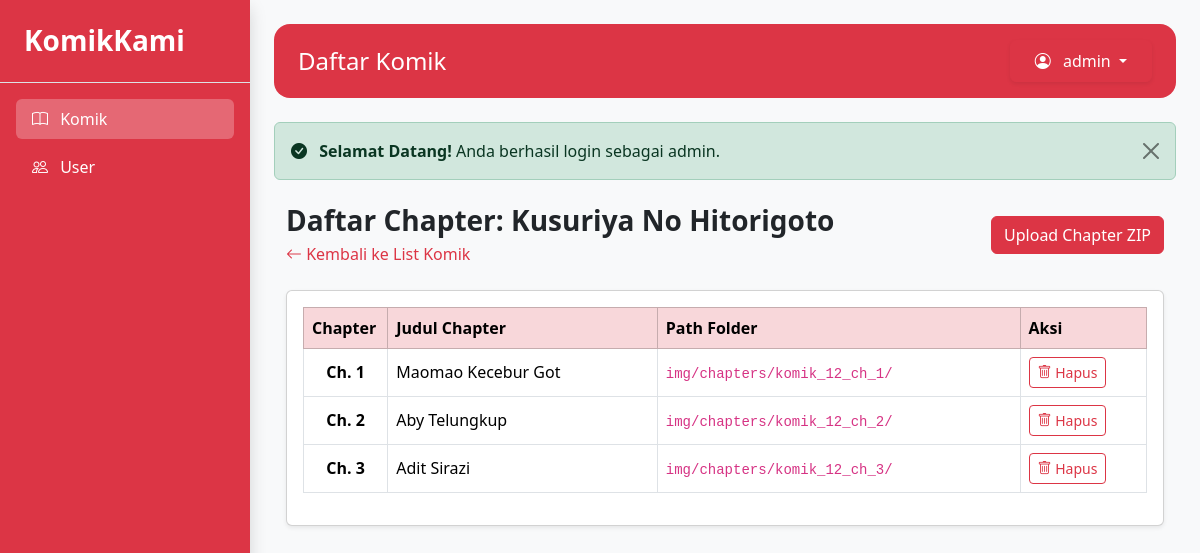
The app's page /?aksi=admin_chapter&id_komik=12 (signed in) with its own data.
### tables this page shows
CREATE TABLE `komik` (
  `id_komik` int(11) NOT NULL,
  `judul` varchar(255) NOT NULL,
  `sinopsis` text NOT NULL,
  `genre` varchar(255) NOT NULL,
  `author` varchar(100) NOT NULL,
  `artist` varchar(100) NOT NULL,
  `publisher` varchar(100) NOT NULL,
  `tahun_rilis` varchar(4) NOT NULL,
  `status` enum('Ongoing','Completed') NOT NULL,
  `gambar` varchar(255) NOT NULL
);

CREATE TABLE `chapters` (
  `id_chapter` int(11) NOT NULL,
  `id_komik` int(11) NOT NULL,
  `nomor_chapter` float NOT NULL,
  `judul_chapter` varchar(255) NOT NULL,
  `content_path` varchar(255) NOT NULL
);

### app/controllers/ChapterController.php (called while the page is built, shortened)
<?php
require_once 'app/models/ChapterModel.php';
require_once 'app/models/KomikModel.php';
class ChapterController {
    private $model;
    private $komikModel;
    public function __construct($db) {
        $this->model = new ChapterModel($db);
        $this->komikModel = new KomikModel($db);
    }
    public function index() {
        $id_komik = $_GET['id_komik'];
        $komik = $this->komikModel->getKomikById($id_komik);
        $chapters = $this->model->getChaptersByKomik($id_komik);
        include 'app/views/admin/chapter_list.php';
    }
}
?>

### app/models/KomikModel.php (called while the page is built, shortened)
<?php
class KomikModel {
    private $conn;
    public function __construct($db)
    {
        $this->conn = $db;
    }
    public function getKomikById($id)
    {
        $query = mysqli_query($this->conn, "SELECT * FROM komik WHERE id_komik = '$id'");
        return mysqli_fetch_assoc($query);
    }
}

### app/models/ChapterModel.php (called while the page is built, shortened)
<?php
class ChapterModel {
    private $conn;
    public function __construct($db)
    {
        $this->conn = $db;
    }
    public function getChaptersByKomik($id_komik)
    {
        $query = "SELECT * FROM chapters WHERE id_komik = '$id_komik' ORDER BY nomor_chapter ASC";
        $result = mysqli_query($this->conn, $query);
        $data = [];
        while ($row = mysqli_fetch_assoc($result)) {
            $data[] = $row;
        }
        return $data;
    }
}

### app/views/admin/chapter_list.php (the view, shortened to what this page needs)
<!DOCTYPE html>
<html lang="en">
<head>
    <link href="https://cdn.jsdelivr.net/npm/bootstrap@5.3.3/dist/css/bootstrap.min.css" rel="stylesheet">
    <link rel="stylesheet" href="https://cdn.jsdelivr.net/npm/bootstrap-icons@1.11.3/font/bootstrap-icons.min.css">
</head>
<body class="bg-light">
    <div class="d-flex">
        <aside class="bg-danger text-white d-flex flex-column shadow"
            style="width:250px; min-height:100vh;">
            <div class="p-4 border-bottom">
                <h3 class="fw-bold mb-0">KomikKami</h3>
            </div>
            <div class="nav flex-column p-3">
                <a href="?aksi=admin_komik"
                    class="nav-link text-white active bg-white bg-opacity-25 rounded mb-2">
                    <i class="bi bi-book me-2"></i>
                    Komik
                </a>
                <a href="?aksi=admin_user"
                    class="nav-link text-white rounded">
                    <i class="bi bi-people me-2"></i>
                    User
                </a>
            </div>
        </aside>
        <main class="flex-grow-1">
            <nav class="bg-danger rounded-4 m-4 px-4 py-3 d-flex justify-content-between align-items-center">
                <h4 class="text-white mb-0 title">Daftar Komik</h4>
                <div class="dropdown">
                    <button class="btn btn-danger dropdown-toggle px-4 py-2 rounded-2 shadow-sm"
                        type="button"
                        data-bs-toggle="dropdown"
                        aria-expanded="false">
                        <i class="bi bi-person-circle me-2"></i>
                        <?php
                        if (isset($_SESSION['username'])) {
                            echo htmlspecialchars($_SESSION['username']);
                        } else {
                            echo "Guest";
                        }
                        ?>
                    </button>
                </div>
            </nav>
            <div class="container-fluid px-4">
                <?php if (isset($_SESSION['success'])) : ?>
                    <?php if ($_SESSION['success'] == 'login') : ?>
                        <div class="alert alert-success alert-dismissible fade show" role="alert">
                            <i class="bi bi-check-circle-fill me-2"></i>
                            <strong>Selamat Datang!</strong> Anda berhasil login sebagai <?= htmlspecialchars($_SESSION['username']); ?>.
                            <button type="button" class="btn-close" data-bs-dismiss="alert"></button>
                        </div>
                    <?php endif; ?>
                <?php endif; ?>
                <div class="container mt-4">
                    <div class="d-flex justify-content-between align-items-center mb-4">
                        <div>
                            <h3 class="fw-bold mb-1">Daftar Chapter: <?= $komik['judul']; ?></h3>
                            <a href="?aksi=admin_komik" class="text-danger text-decoration-none"><i class="bi bi-arrow-left"></i> Kembali ke List Komik</a>
                        </div>
                        <a href="?aksi=admin_chapter_add&id_komik=<?= $komik['id_komik']; ?>" class="btn btn-danger">Upload Chapter ZIP</a>
                    </div>
                    <div class="card shadow-sm">
                        <div class="card-body">
                            <table class="table table-bordered table-hover align-middle">
                                <thead class="table-danger">
                                    <tr>
                                        <th width="10%">Chapter</th>
                                        <th>Judul Chapter</th>
                                        <th>Path Folder</th>
                                        <th width="15%">Aksi</th>
                                    </tr>
                                </thead>
                                <tbody>
                                    <?php if (empty($chapters)): ?>
                                        <tr>
                                            <td colspan="4" class="text-center text-muted">Belum ada chapter diupload.</td>
                                        </tr>
                                    <?php else: ?>
                                        <?php foreach ($chapters as $c): ?>
                                            <tr>
                                                <td class="fw-bold text-center">Ch. <?= $c['nomor_chapter']; ?></td>
                                                <td><?= $c['judul_chapter']; ?></td>
                                                <td><code><?= $c['content_path']; ?></code></td>
                                                <td>
                                                    <a href="?aksi=admin_chapter_delete&id_chapter=<?= $c['id_chapter']; ?>&id_komik=<?= $komik['id_komik']; ?>"
                                                        class="btn btn-sm btn-outline-danger bi bi-trash"
                                                        onclick="return confirm('Yakin hapus chapter ini?');"> Hapus</a>
                                                </td>
                                            </tr>
                                        <?php endforeach; ?>
                                    <?php endif; ?>
                                </tbody>
                            </table>
                        </div>
                    </div>
                </div>
            </div>
        </main>
    </div>
</body>
</html>

### records on screen
komik: judul "Kusuriya No Hitorigoto"
chapters: nomor_chapter "1", judul_chapter "Maomao Kecebur Got", content_path "img/chapters/komik_12_ch_1/"
chapters: nomor_chapter "2", judul_chapter "Aby Telungkup", content_path "img/chapters/komik_12_ch_2/"
chapters: nomor_chapter "3", judul_chapter "Adit Sirazi", content_path "img/chapters/komik_12_ch_3/"

### other values on screen
$_SESSION['username'] "admin"
